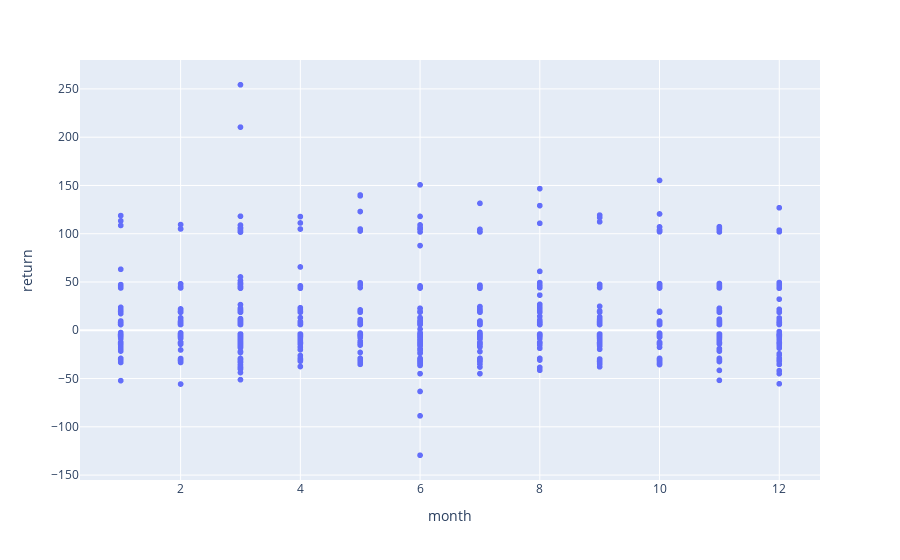

Source (notebook cell):
### Code cell
px.scatter(trades, x = 'month', y = 'return')

### Figure 1 — Plotly figure (JSON) as saved in the notebook; plotly's stock layout.template omitted (floating-point values rounded to 4 significant figures; data arrays with more than 128 entries replaced by an {"elided": "..."} marker saying what was removed)
{"data": [{"hovertemplate": "month=%{x}<br>return=%{y}<extra></extra>", "legendgroup": "", "marker": {"color": "#636efa", "symbol": "circle"}, "mode": "markers", "name": "", "showlegend": false, "type": "scattergl", "x": {"elided": "2388 int values"}, "xaxis": "x", "y": {"elided": "2388 float values"}, "yaxis": "y"}], "layout": {"legend": {"tracegroupgap": 0}, "margin": {"t": 60}, "xaxis": {"anchor": "y", "domain": [0, 1], "title": {"text": "month"}}, "yaxis": {"anchor": "x", "domain": [0, 1], "title": {"text": "return"}}}}
